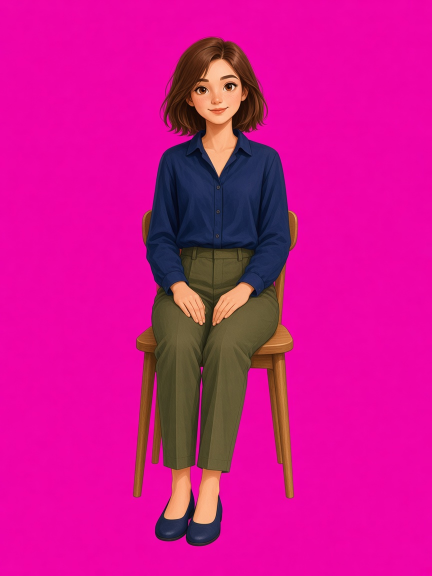
#> input picture src/Packs/Content/KitPlatform.Packs.Content.Application/VisualIntelligence/Masters/lan-sit.jpg, 864 x 1152 px (shown at 1/2 size)
$ python -i bta_art.v1.py   (imports and definitions only)
#> lines starting #> are read from the running program, lines starting #| are printed output that depends on the picture
#> further down, picture is the input picture: PIL image 864x1152 RGB; mean R, G, B 207.3, 18.2, 143.1
"""Hình vẽ bằng code của kênh Between Two Asias (BTA) cho mẫu cảnh `nv_board`.

novixa_board.py nạp file này (bọc try/except): `ART` = tên -> (hàm(w, h, args), tỉ lệ rộng/cao[, sống]).
Hình "sống" (cờ thứ ba True) nhận thêm trong args:
    _t   giây kể từ đầu cảnh          _dur  độ dài cảnh
    _pos câu đang đọc (0 = câu mở cảnh; None = ảnh duyệt, vẽ trạng thái cuối)
    _lt  giây kể từ đầu câu đang đọc   _line câu mà hình này xuất hiện   _a  mức đã hiện 0..1
`BACKGROUNDS["bta_paper"]`: nền giấy kem có vân (bật bằng `series.background` trong kenh.json).

Phong cách: 2D phẳng kiểu minh hoạ báo chí, nền giấy kem, mực chàm, nhấn đỏ son (hướng dẫn kênh mục 6).
Không gọi mạng, không tốn phí. Chữ trên hình chỉ là nhãn ngắn ghi trong file hình đã duyệt.
Không vẽ bản đồ có biên giới: `map_ea` chỉ có chấm và tên thành phố trên nền trừu tượng.
"""

from __future__ import annotations

import math
import random
from functools import lru_cache
from pathlib import Path

from PIL import Image, ImageChops, ImageDraw, ImageFilter, ImageFont, ImageOps

HERE = Path(__file__).resolve().parent
ROOT = Path(__file__).resolve().parents[4]  # E:/KitPlatform
FONTS = HERE.parent / "fonts"

# ---------------------------------------------------------------- màu, chữ
CREAM = (244, 236, 220)
PAPER = (250, 245, 234)
INK = (28, 36, 64)
VERM = (214, 72, 48)
JADE = (46, 140, 120)
OCHRE = (214, 160, 60)
MUTED = (120, 116, 108)
WHITE = (255, 252, 246)
SS = 2  # vẽ gấp đôi rồi thu nhỏ cho nét mịn

_FONT_FILES = {
    "display": ["BTA-Display.ttf"],
    "sans": ["BTA-Sans-Regular.ttf"],
    "bold": ["BTA-Sans-Bold.ttf"],
    "hanzi": ["BTA-Hanzi.otf"],
}
_FALLBACK = {
    "display": ["C:/Windows/Fonts/georgiab.ttf", "/usr/share/fonts/truetype/dejavu/DejaVuSerif-Bold.ttf"],
    "sans": ["C:/Windows/Fonts/segoeui.ttf", "/usr/share/fonts/truetype/dejavu/DejaVuSans.ttf"],
    "bold": ["C:/Windows/Fonts/segoeuib.ttf", "/usr/share/fonts/truetype/dejavu/DejaVuSans-Bold.ttf"],
    "hanzi": ["C:/Windows/Fonts/msyhbd.ttc", "C:/Windows/Fonts/simsun.ttc", "/usr/share/fonts/opentype/noto/NotoSerifCJK-Bold.ttc"],
}


# [18 lines left out: functions font, _col, not called in this run]


def mix(a, b, k):
    return tuple(int(a[i] + (b[i] - a[i]) * k) for i in range(3))


def clamp(v, lo=0.0, hi=1.0):
    return lo if v < lo else hi if v > hi else v


def ease_out(p):
    p = clamp(p)
    return 1 - (1 - p) ** 3


def ease_io(p):
    p = clamp(p)
    return 0.5 - 0.5 * math.cos(math.pi * p)


# [18 lines left out: functions back, since, not called in this run]


class Cv:
    """Khung vẽ gấp SS lần; .out() trả ảnh RGBA đúng cỡ."""

    # [4 lines left out: function __init__, not called in this run]

    def _b(self, box):
        return [v * SS for v in box]

    # [5 lines left out: function rect, not called in this run]

    def ell(self, box, fill=None, outline=None, width=0):
        self.d.ellipse(self._b(box), fill=fill, outline=outline, width=int(width * SS))

    def poly(self, pts, fill=None, outline=None, width=0):
        self.d.polygon([(x * SS, y * SS) for x, y in pts], fill=fill, outline=outline, width=int(width * SS) if width else 1)

    def line(self, pts, fill, width=4):
        self.d.line([(x * SS, y * SS) for x, y in pts], fill=fill, width=max(1, int(width * SS)), joint="curve")

    def arc(self, box, a0, a1, fill, width=4):
        self.d.arc(self._b(box), a0, a1, fill=fill, width=max(1, int(width * SS)))

    def pie(self, box, a0, a1, fill=None, outline=None, width=0):
        self.d.pieslice(self._b(box), a0, a1, fill=fill, outline=outline, width=int(width * SS))

    def text(self, xy, txt, kind, size, fill, anchor="mm"):
        self.d.text((xy[0] * SS, xy[1] * SS), txt, font=font(kind, size * SS), fill=fill, anchor=anchor)

    def textlen(self, txt, kind, size):
        return self.d.textlength(txt, font=font(kind, size * SS)) / SS

    def paste(self, img, xy):
        big = img.resize((img.width * SS, img.height * SS), Image.LANCZOS)
        self.im.alpha_composite(big, (int(xy[0] * SS), int(xy[1] * SS)))

    def out(self):
        return self.im.resize((self.w, self.h), Image.LANCZOS)


# [14 lines left out: functions _fit_text, _pill, not called in this run]


# ---------------------------------------------------------------- vân giấy dùng chung
@lru_cache(maxsize=8)
def _grain(w: int, h: int, seed: int = 7) -> Image.Image:
    """Lớp vân giấy mờ (alpha thấp) phủ lên ảnh AI và nền."""
    small = Image.effect_noise((max(2, w // 3), max(2, h // 3)), 28).resize((w, h), Image.BICUBIC)
    alpha = small.point(lambda v: int(abs(v - 128) * 0.28))
    layer = Image.new("RGBA", (w, h), (*INK, 0))
    layer.putalpha(alpha)
    return layer


_PAPER: dict = {}


# [20 lines left out: function bta_paper, not called in this run]


BACKGROUNDS = {"bta_paper": bta_paper}


# ---------------------------------------------------------------- con giáp
ANIMALS = {
    "cn": ["RAT", "OX", "TIGER", "RABBIT", "DRAGON", "SNAKE", "HORSE", "GOAT", "MONKEY", "ROOSTER", "DOG", "PIG"],
    "kr": ["RAT", "OX", "TIGER", "RABBIT", "DRAGON", "SNAKE", "HORSE", "SHEEP", "MONKEY", "ROOSTER", "DOG", "PIG"],
    "jp": ["RAT", "OX", "TIGER", "RABBIT", "DRAGON", "SNAKE", "HORSE", "SHEEP", "MONKEY", "ROOSTER", "DOG", "BOAR"],
    "vn": ["RAT", "BUFFALO", "TIGER", "CAT", "DRAGON", "SNAKE", "HORSE", "GOAT", "MONKEY", "ROOSTER", "DOG", "PIG"],
}
BRANCHES = "子丑寅卯辰巳午未申酉戌亥"
DIFF = {"cn": set(), "kr": {7}, "jp": {7, 11}, "vn": {1, 3, 7}}  # ô khác bảng gốc của Trung Quốc


# [165 lines left out: functions _wheel, _animal_head, animal, not called in this run]


# ---------------------------------------------------------------- bản đồ trừu tượng (chỉ chấm thành phố)
CITIES = {  # kinh độ, vĩ độ: chỉ dùng để đặt chấm, không vẽ biên giới hay đường bờ biển
    "Beijing": (116.4, 39.9), "Seoul": (127.0, 37.6), "Tokyo": (139.7, 35.7), "Singapore": (103.8, 1.35),
    "Hanoi": (105.8, 21.0), "Bangkok": (100.5, 13.75), "Jakarta": (106.8, -6.2), "Kuala Lumpur": (101.7, 3.1),
    "Shanghai": (121.5, 31.2), "Hong Kong": (114.2, 22.3), "Manila": (121.0, 14.6), "Taipei": (121.5, 25.0),
}
MAP_BOX = (95.0, 145.0, -9.0, 46.0)  # lon0, lon1, lat0, lat1


# [178 lines left out: functions map_point, map_ea, kinetic, host, not called in this run]


# ---------------------------------------------------------------- ảnh AI có máy quay
_PHOTOS: dict = {}


# [15 lines left out: function _load_photo, not called in this run]


def _grade(img: Image.Image) -> Image.Image:
    """Kéo ảnh AI về bảng màu kênh: vùng sáng ngả kem, vùng tối ngả chàm, phủ vân giấy 6%."""
    rgb = img.convert("RGB")
    gray = ImageOps.grayscale(rgb)
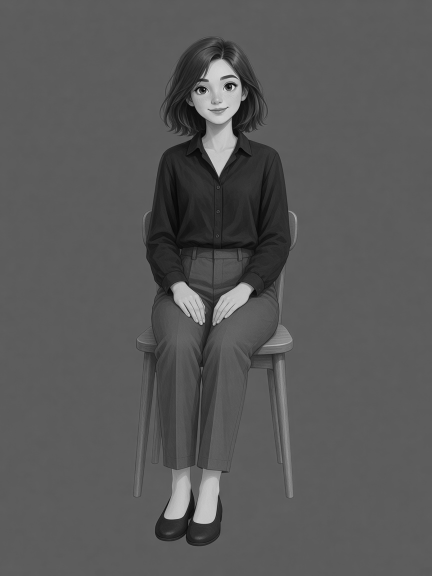
#> gray: PIL image 864x1152 L (shown at 1/2 size); min 3, max 248, mean 88.9
    toned = ImageOps.colorize(gray, black=mix(INK, (0, 0, 0), 0.2), white=PAPER, mid=mix(OCHRE, CREAM, 0.55))
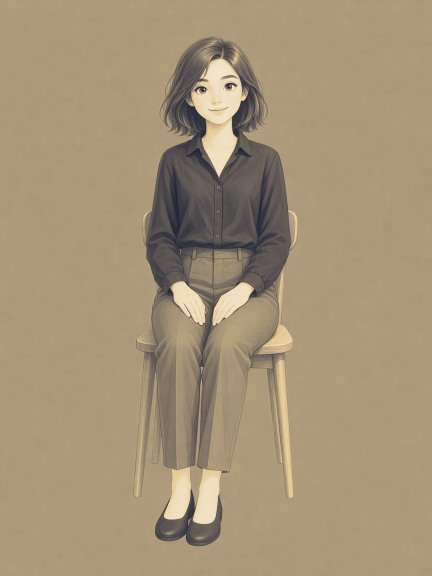
#> toned: PIL image 864x1152 RGB (shown at 1/2 size); mean R, G, B 164.9, 147.1, 118.5
    out = Image.blend(rgb, toned, 0.35).convert("RGBA")
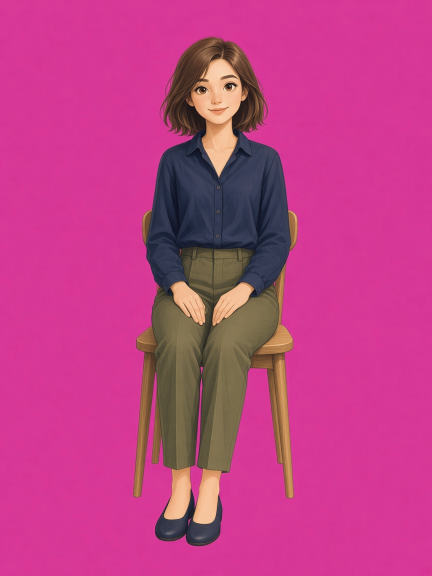
#> out: PIL image 864x1152 RGBA (shown at 1/2 size); mean R, G, B, A 191.8, 62.8, 134.1, 255
    out.alpha_composite(_grain(out.width, out.height, 3))
#> in _grain, `small = Image.effect_noise((max(2, w // 3), max(2, h // 3)), 28).resiz..`:
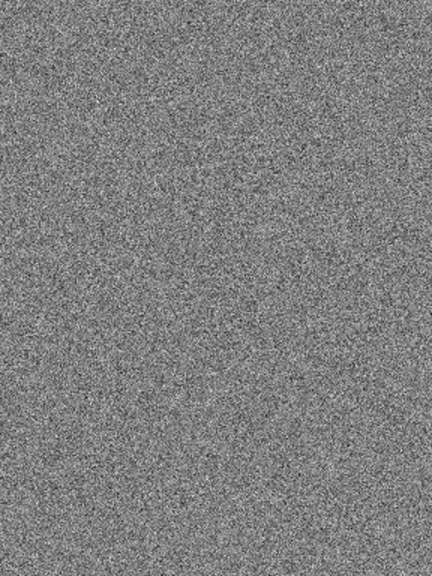
#> small: PIL image 864x1152 L (shown at 1/2 size); min 5, max 250, mean 127.4
#> in _grain, `alpha = small.point(lambda v: int(abs(v - 128) * 0.28))`:
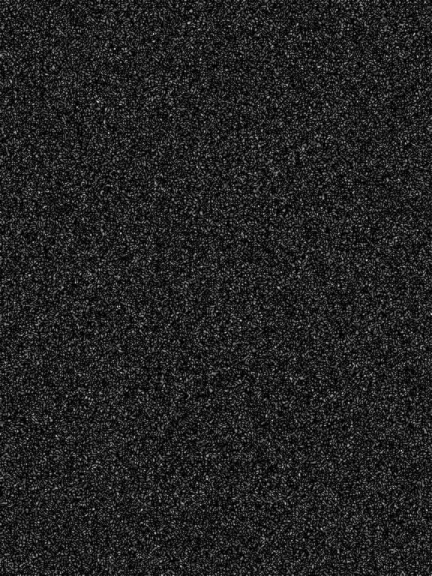
#> alpha: PIL image 864x1152 L (shown at 1/2 size); min 0, max 34, mean 4.6; drawn with min black and max white
#> in _grain, `layer.putalpha(alpha)`:
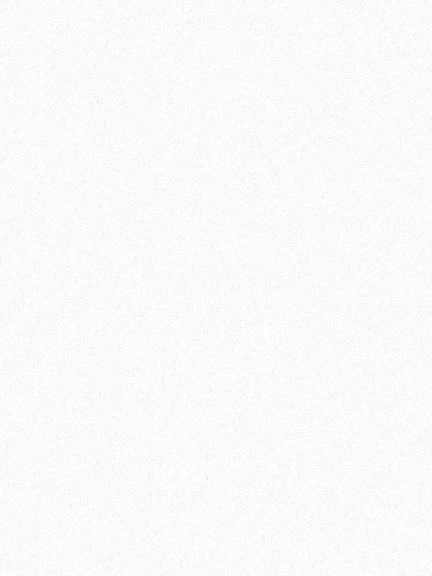
#> layer: PIL image 864x1152 RGBA (shown at 1/2 size); mean R, G, B, A 28, 36, 64, 4.6; transparent parts drawn white
    return out


# [98 lines left out: functions _cover, _camera, _placeholder, photo, photo_flash, focus_pan, not called in this run]


# ---------------------------------------------------------------- đồng hồ 12 chi
def _clock_geo(s):
    c = s / 2
    return c, s * 0.46, s * 0.30, s * 0.16


# [138 lines left out: functions clock12, clock12_focus, sticker_peel, hanzi, not called in this run]


def _fit(txt, size, maxw):
    return txt


# ---------------------------------------------------------------- các hình còn lại của tập 01
# [226 lines left out: functions wheel_row, split_vs, quote_card, reading_stack, verse_card, mask_flip and 5 more, not called in this run]


ART = {
    # tên: (hàm, tỉ lệ rộng/cao, sống)
    "zodiac_wheel": (_wheel, 1.0, True),
    "map_ea": (map_ea, 1.6, True),
    "animal": (animal, 0.82, True),
    "kinetic": (kinetic, 5.0, True),
    "host": (host, 0.62, True),
    "photo": (photo, 16 / 9, True),
    "photo_flash": (photo_flash, 16 / 9, True),
    "focus_pan": (focus_pan, 16 / 9, True),
    "clock12": (clock12, 1.0, True),
    "clock12_focus": (clock12_focus, 2.3, True),
    "sticker_peel": (sticker_peel, 1.0, True),
    "hanzi": (hanzi, 1.5, True),
    "wheel_row": (wheel_row, 2.6, False),
    "split_vs": (split_vs, 2.0, False),
    "quote_card": (quote_card, 3.0, False),
    "reading_stack": (reading_stack, 1.6, True),
    "verse_card": (verse_card, 1.8, True),
    "mask_flip": (mask_flip, 1.0, True),
    "duality": (duality, 3.2, True),
    "word_stack": (word_stack, 1.2, True),
    "two_asias": (two_asias, 1.8, True),
    "date_card": (date_card, 2.4, True),
    "lang_tree": (lang_tree, 1.5, False),
}

>>> from PIL import Image
>>> picture = Image.open('../../../../src/Packs/Content/KitPlatform.Packs.Content.Application/VisualIntelligence/Masters/lan-sit.jpg')
>>> result = _grade(picture)

$ run again, on src/Packs/Content/KitPlatform.Packs.Content.Application/VisualIntelligence/Masters/lan-stand.jpg
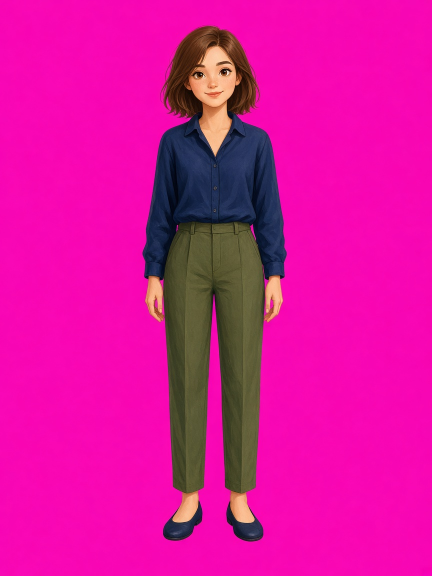
#> input picture src/Packs/Content/KitPlatform.Packs.Content.Application/VisualIntelligence/Masters/lan-stand.jpg, 864 x 1152 px (shown at 1/2 size)
#> picture is the input picture: PIL image 864x1152 RGB; mean R, G, B 216.5, 19.1, 157
#> in _grade, `toned = ImageOps.colorize(gray, black=mix(INK, (0, 0, 0), 0.2), white=..`:
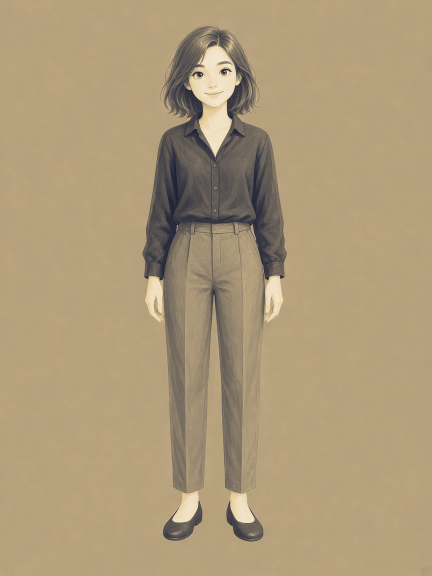
#> toned: PIL image 864x1152 RGB (shown at 1/2 size); mean R, G, B 173.6, 154.1, 121.9
#> in _grade, `out = Image.blend(rgb, toned, 0.35).convert("RGBA")`:
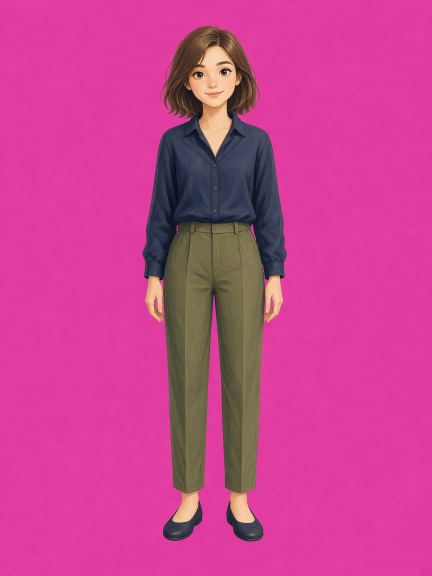
#> out: PIL image 864x1152 RGBA (shown at 1/2 size); mean R, G, B, A 201, 66, 144.2, 255
